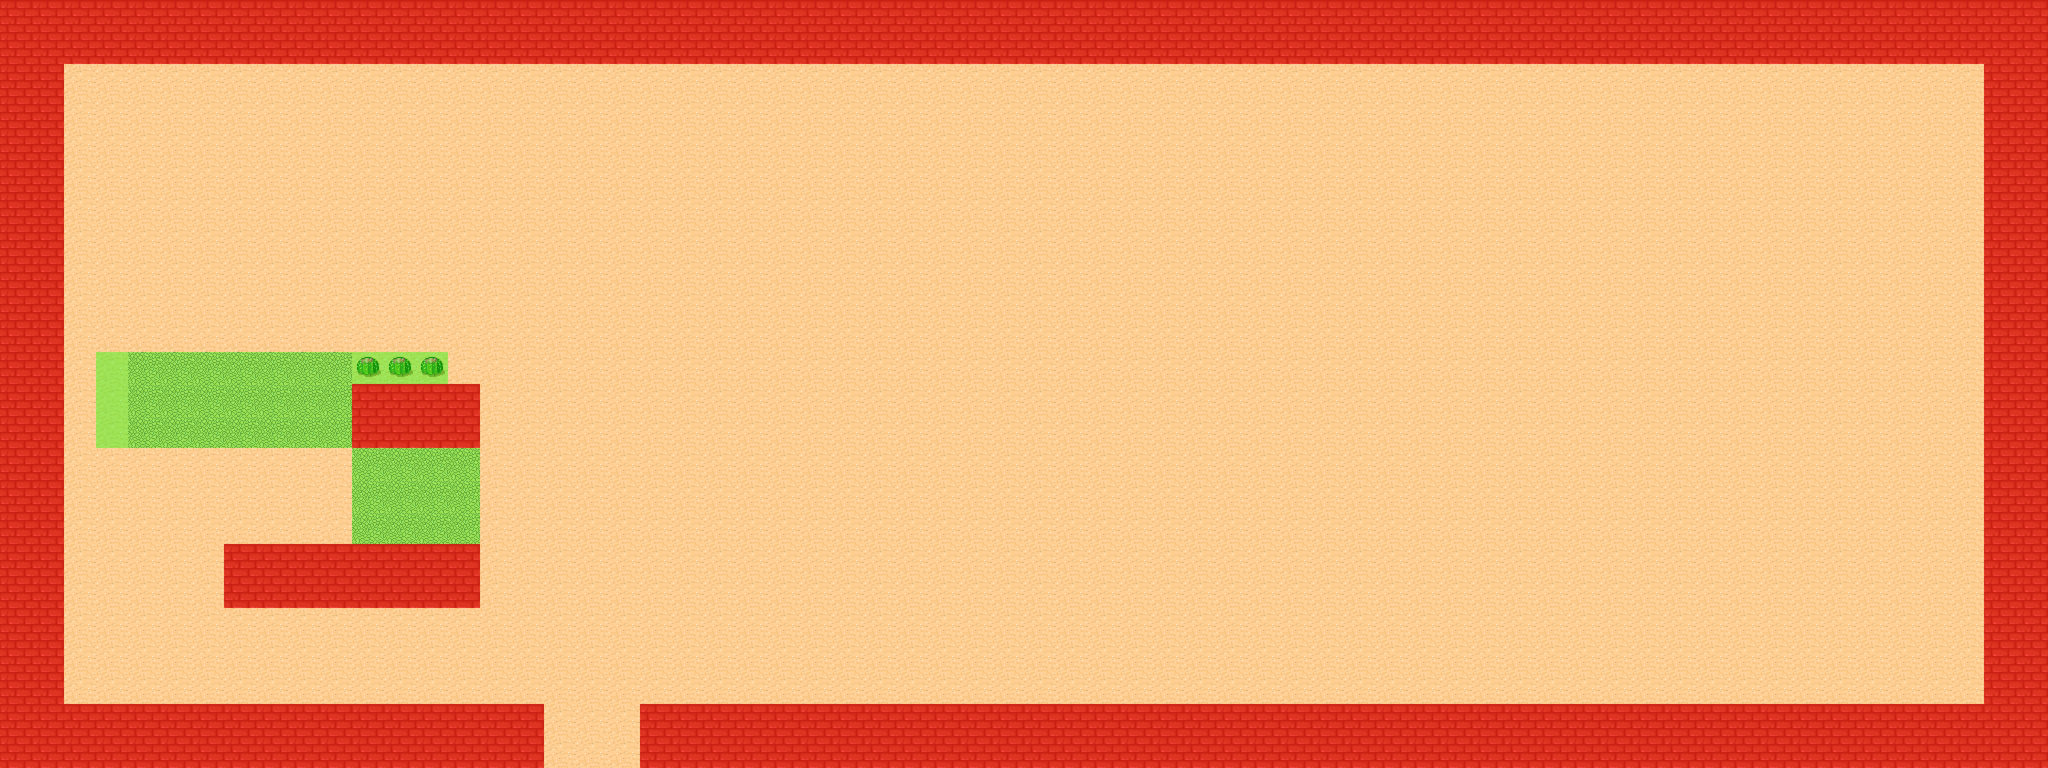

The image is a tile-based game level rendered from a .tmx file. Its description and source (layers, tilesets, objects; grid data summarised) follow:
An orthogonal 64x24 tile map with 64x64 px tiles, 3 tile layers (Map, Collisions, Navigation), 2 tilesets and 6 objects (3x Item, 2x Enemy, Player).

<map version="1.10" tiledversion="1.11.2" orientation="orthogonal" renderorder="right-down" width="64" height="24" tilewidth="64" tileheight="64" infinite="0" nextlayerid="9" nextobjectid="21">
	<tileset firstgid="1" name="tmw_desert_spacing" tilewidth="64" tileheight="64" spacing="2" margin="2" tilecount="48" columns="8">
		<image source="tmw_desert_spacing-export.png" width="530" height="398" />
		<wangsets>
			<wangset name="Brick" type="corner" tile="9">
				<wangcolor name="" color="#ff0000" tile="-1" probability="1" />
				<wangtile tileid="0" wangid="0,0,0,1,0,0,0,0" />
				<wangtile tileid="1" wangid="0,0,0,1,0,1,0,0" />
				<wangtile tileid="2" wangid="0,0,0,0,0,1,0,0" />
				<wangtile tileid="8" wangid="0,1,0,1,0,0,0,0" />
				<wangtile tileid="9" wangid="0,1,0,1,0,1,0,1" />
				<wangtile tileid="10" wangid="0,0,0,0,0,1,0,1" />
				<wangtile tileid="16" wangid="0,1,0,0,0,0,0,0" />
				<wangtile tileid="17" wangid="0,1,0,0,0,0,0,1" />
				<wangtile tileid="18" wangid="0,0,0,0,0,0,0,1" />
				<wangtile tileid="19" wangid="0,1,0,0,0,1,0,1" />
				<wangtile tileid="20" wangid="0,1,0,1,0,0,0,1" />
				<wangtile tileid="27" wangid="0,0,0,1,0,1,0,1" />
				<wangtile tileid="28" wangid="0,1,0,1,0,1,0,0" />
			</wangset>
			<wangset name="Marble" type="corner" tile="33">
				<wangcolor name="" color="#ff0000" tile="-1" probability="1" />
				<wangtile tileid="24" wangid="0,0,0,1,0,0,0,0" />
				<wangtile tileid="25" wangid="0,0,0,1,0,1,0,0" />
				<wangtile tileid="26" wangid="0,0,0,0,0,1,0,0" />
				<wangtile tileid="32" wangid="0,1,0,1,0,0,0,0" />
				<wangtile tileid="33" wangid="0,1,0,1,0,1,0,1" />
				<wangtile tileid="34" wangid="0,0,0,0,0,1,0,1" />
				<wangtile tileid="35" wangid="0,1,0,0,0,1,0,1" />
				<wangtile tileid="36" wangid="0,1,0,1,0,0,0,1" />
				<wangtile tileid="40" wangid="0,1,0,0,0,0,0,0" />
				<wangtile tileid="41" wangid="0,1,0,0,0,0,0,1" />
				<wangtile tileid="42" wangid="0,0,0,0,0,0,0,1" />
				<wangtile tileid="43" wangid="0,0,0,1,0,1,0,1" />
				<wangtile tileid="44" wangid="0,1,0,1,0,1,0,0" />
			</wangset>
			<wangset name="Sand" type="corner" tile="14">
				<wangcolor name="" color="#ff0000" tile="29" probability="1" />
				<wangtile tileid="3" wangid="0,1,0,0,0,1,0,1" />
				<wangtile tileid="4" wangid="0,1,0,1,0,0,0,1" />
				<wangtile tileid="5" wangid="0,0,0,1,0,0,0,0" />
				<wangtile tileid="6" wangid="0,0,0,1,0,1,0,0" />
				<wangtile tileid="7" wangid="0,0,0,0,0,1,0,0" />
				<wangtile tileid="11" wangid="0,0,0,1,0,1,0,1" />
				<wangtile tileid="12" wangid="0,1,0,1,0,1,0,0" />
				<wangtile tileid="13" wangid="0,1,0,1,0,0,0,0" />
				<wangtile tileid="14" wangid="0,1,0,1,0,1,0,1" />
				<wangtile tileid="15" wangid="0,0,0,0,0,1,0,1" />
				<wangtile tileid="21" wangid="0,1,0,0,0,0,0,0" />
				<wangtile tileid="22" wangid="0,1,0,0,0,0,0,1" />
				<wangtile tileid="23" wangid="0,0,0,0,0,0,0,1" />
			</wangset>
		</wangsets>
	</tileset>
	<tileset firstgid="49" name="MapMetadata" tilewidth="64" tileheight="64" spacing="2" margin="2" tilecount="2" columns="2">
		<grid orientation="orthogonal" width="32" height="32" />
		<image source="MapMetadata-export.png" width="134" height="68" />
	</tileset>
	<layer id="1" name="Map" width="64" height="24">
		<properties>
			<property name="Draw" type="bool" value="true" />
		</properties>
		<data>[1536 cells, 1536 non-empty, 4 distinct tile ids]</data>
	</layer>
	<layer id="5" name="Collisions" width="64" height="24">
		<properties>
			<property name="Draw" type="bool" value="false" />
		</properties>
		<data>[1536 cells, 354 non-empty, 1 distinct tile ids]</data>
	</layer>
	<layer id="7" name="Navigation" width="64" height="24">
		<properties>
			<property name="Draw" type="bool" value="false" />
			<property name="Navigation" type="bool" value="true" />
		</properties>
		<data>[1536 cells, 396 non-empty, 3 distinct tile ids]</data>
	</layer>
	<objectgroup id="8" name="Entities">
		<object id="8" name="Player" type="Player" x="144" y="1376">
			<point />
		</object>
		<object id="12" name="Enemy1" type="Enemy" x="230" y="520">
			<properties>
				<property name="isDead" type="bool" value="false" />
			</properties>
			<point />
		</object>
		<object id="17" name="Enemy2" type="Enemy" x="327" y="516">
			<properties>
				<property name="isDead" type="bool" value="false" />
			</properties>
			<point />
		</object>
		<object id="18" name="Item1" type="Item" x="170" y="684">
			<point />
		</object>
		<object id="19" name="Item1" type="Item" x="206" y="684">
			<point />
		</object>
		<object id="20" name="Item1" type="Item" x="240" y="684">
			<point />
		</object>
	</objectgroup>
</map>
